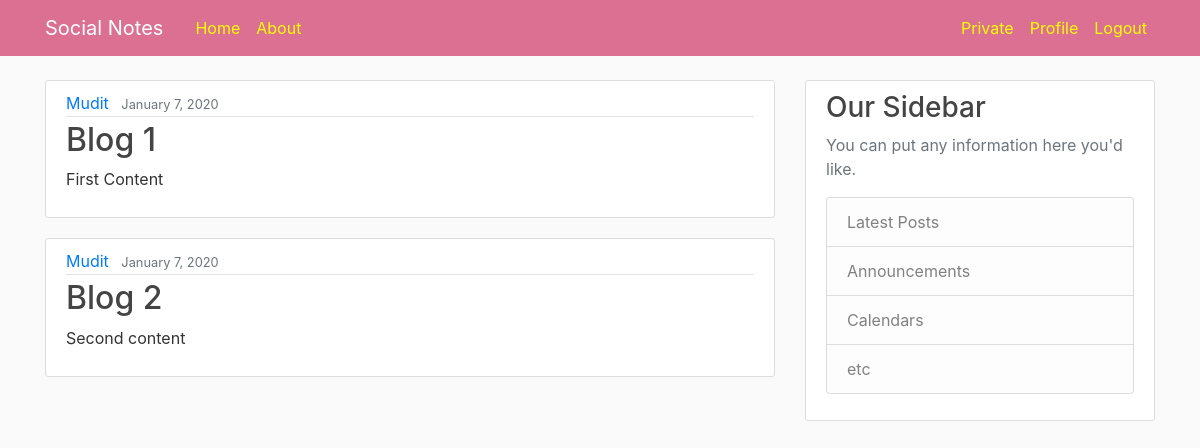
The app's page / (signed in) with its own data.
### blog/models.py (models this page shows, shortened)
class Post(models.Model):
	title=models.CharField(max_length=100)
	content=models.TextField()
	date_posted=models.DateTimeField(default=timezone.now)
	author=models.ForeignKey(User, on_delete=models.CASCADE)

### blog/views.py (the view)
# urls.py: path('', views.home, name='blog-home'),
def home(request):
	context={
	'posts':Post.objects.all()
	}
	return render(request, 'blog/home.html',context)

### blog/templates/blog/home.html
{% extends "blog/base.html" %}
{% block content %}
	{% for post in posts %}
		<article class="media content-section">
		  <div class="media-body">
		    <div class="article-metadata">
		      <a class="mr-2" href="#">{{ post.author }}</a>
		      <small class="text-muted">{{ post.date_posted|date:'F j, Y' }}</small>
		    </div>
		    <h2><a class="article-title" href="#">{{ post.title }}</a></h2>
		    <p class="article-content">{{ post.content }}</p>
		  </div>
		</article>
	{% endfor %}
{% endblock content %}

### blog/static/blog/main.css (style rules this page uses)
body { background: #fafafa; color: #333333; margin-top: 5rem; }
h1, h2, h3, h4, h5, h6 { color: #444444; }
.content-section { background: #ffffff; padding: 10px 20px; border: 1px solid #dddddd; border-radius: 3px; margin-bottom: 20px; }
.article-title { color: #444444; }
.article-content { white-space: pre-line; }
.article-metadata { padding-bottom: 1px; margin-bottom: 4px; border-bottom: 1px solid #e3e3e3 }

### records on screen
Post: author "Mudit", date_posted "January 7, 2020", title "Blog 1", content "First Content"
Post: author "Mudit", date_posted "January 7, 2020", title "Blog 2", content "Second content"
